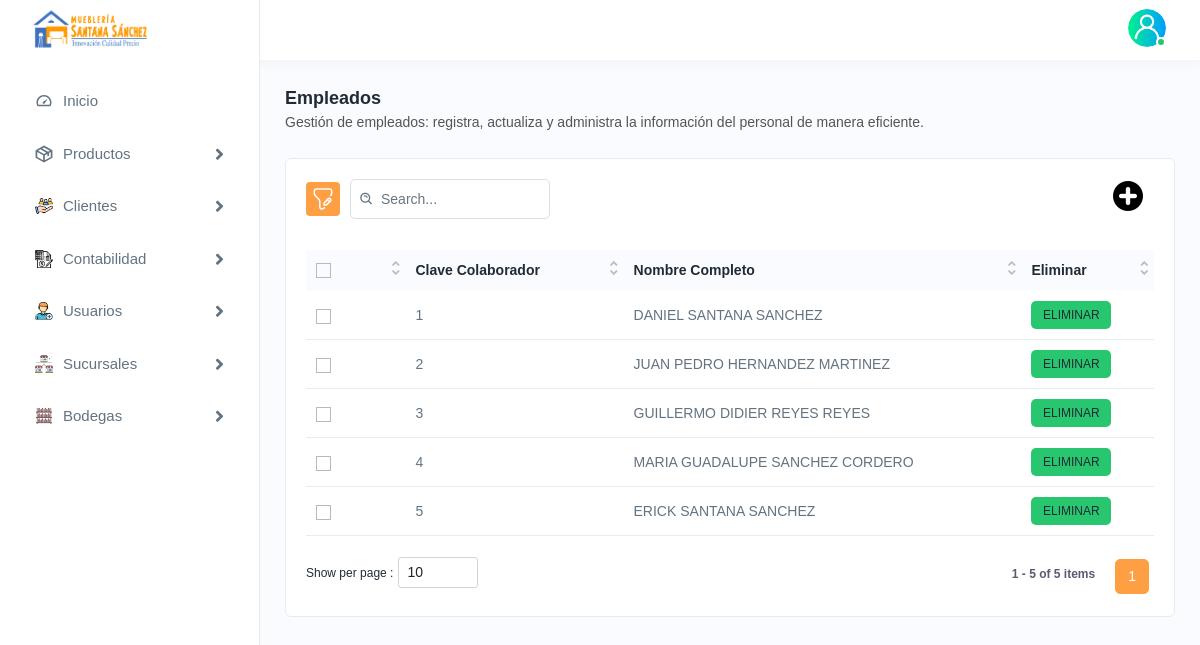
Screenshot of /colaboradores.php (signed in) with the database file from the repository.
### tables this page shows
CREATE TABLE `colaboradores`  (
  `ID_COLABORADOR` int NOT NULL AUTO_INCREMENT,
  `NOMBRE` varchar(150) NOT NULL,
  `AP_P` varchar(50) NOT NULL,
  `AP_M` varchar(50) NOT NULL,
  `ID_ROL` tinyint NOT NULL,
  `ID_USARIOS` int(10) UNSIGNED ZEROFILL NOT NULL,
  PRIMARY KEY (`ID_COLABORADOR`) USING BTREE,
  INDEX `ROL_REL3`(`ID_ROL` ASC) USING BTREE,
  INDEX `US_REL5`(`ID_USARIOS` ASC) USING BTREE,
  CONSTRAINT `ROL_REL3` FOREIGN KEY (`ID_ROL`) REFERENCES `roles` (`ID_ROL`) ON DELETE RESTRICT ON UPDATE CASCADE,
  CONSTRAINT `US_REL5` FOREIGN KEY (`ID_USARIOS`) REFERENCES `usuarios` (`ID_USARIOS`) ON DELETE RESTRICT ON UPDATE RESTRICT
);

### colaboradores.php (the view, shortened to what this page needs)
<!DOCTYPE html>
<html lang="en">
<head>
    <link rel="stylesheet" href="assets/css/bootstrap.min.css">
    <link rel="stylesheet" href="assets/css/animate.css">
    <link rel="stylesheet" href="assets/plugins/select2/css/select2.min.css">
    <link rel="stylesheet" href="assets/css/dataTables.bootstrap4.min.css">
    <link rel="stylesheet" href="assets/plugins/fontawesome/css/fontawesome.min.css">
    <link rel="stylesheet" href="assets/plugins/fontawesome/css/all.min.css">
    <link rel="stylesheet" href="assets/css/style.css">
    <link rel="stylesheet" href="assets/css/style_ventana.css">
    <link rel="stylesheet" href="assets/css/style2.css">
    <link rel="stylesheet" href="assets/css/style3.css">
    <link rel="stylesheet" href="assets/css/style4.css">
    <link rel="stylesheet" href="assets/css/style13.css">
</head>
<body>
    <div class="main-wrapper">
        <div class="header">
            <div class="header-left active">
                <a href="index.php" class="logo">
                    <img src="assets/img/logo_santana_dd1.png" alt="">
                </a>
            </div>
            <ul class="nav user-menu">
                <li class="nav-item dropdown has-arrow main-drop">
                    <a href="javascript:void(0);" class="dropdown-toggle nav-link userset" data-bs-toggle="dropdown">
                        <span class="user-img"><img src="assets/img/usuario.png" alt="">
                            <span class="status online"></span></span>
                    </a>
                </li>
            </ul>
        </div>
        <div class="sidebar" id="sidebar">
            <div class="sidebar-inner slimscroll">
                <div id="sidebar-menu" class="sidebar-menu">
                    <ul>
                        <li>
                            <a href="index.php"><img src="assets/img/icons/dashboard.svg" alt="img"><span>
                                    Inicio</span> </a>
                        </li>
                        <li class="submenu" id="productos4">
                            <a href="javascript:void(0);"><img src="assets/img/icons/product.svg" alt="img"><span>
                                    Productos</span> <span class="menu-arrow"></span></a>
                        </li>
                        <li class="submenu" id="clientes4">
                            <a href="javascript:void(0);"><img src="assets/img/icons/cliente.png" alt="img"><span>
                                    Clientes</span> <span class="menu-arrow"></span></a>
                        </li>
                        <li class="submenu" id="Contabilidad4">
                            <a href="javascript:void(0);"><img src="assets/img/icons/contabilidad.png" alt="img"><span>
                                    Contabilidad</span> <span class="menu-arrow"></span></a>
                        </li>
                        <li class="submenu" id="colaboradores4">
                            <a href="javascript:void(0);"><img src="assets/img/icons/agregar-usuario.png"
                                    alt="img"><span>
                                    Usuarios</span> <span class="menu-arrow"></span></a>
                        </li>
                        <li class="submenu" id="sucursales4">
                            <a href="javascript:void(0);"><img src="assets/img/icons/sucursales.png" alt="img"><span>
                                    Sucursales</span> <span class="menu-arrow"></span></a>
                        </li>
                        <li class="submenu" id="bodegas4">
                            <a href="javascript:void(0);"><img src="assets/img/icons/bodega (1).png" alt="img"><span>
                                    Bodegas</span> <span class="menu-arrow"></span></a>
                        </li>
                    </ul>
                </div>
            </div>
        </div>
        <div class="page-wrapper">
            <div class="content">
                <div class="page-header">
                    <div class="page-title">
                        <h4>Empleados</h4>
                        <h6>Gestión de empleados: registra, actualiza y administra la información del personal de manera eficiente.</h6>
                    </div>
                </div>
                <div class="card">
                    <div class="card-body">
                        <div class="table-top">
                            <div class="search-set">
                                <div class="search-path">
                                    <a class="btn btn-filter" id="filter_search">
                                        <img src="assets/img/icons/filter.svg" alt="img">
                                    </a>
                                </div>
                                <div class="search-input">
                                    <a class="btn btn-searchset"><img src="assets/img/icons/search-white.svg" alt="img"></a>
                                </div>
                            </div>
                            <div class="wordset">
                                <ul>
                                    <li>
                                        <a onclick="togglePopupRegistrarColaborador()" data-bs-toggle="tooltip" data-bs-placement="top"
                                            title="Nuevo Colaborador">
                                            <img src="assets/img/icons/boton-mas.png" alt="img">
                                        </a>
                                    </li>
                                </ul>
                            </div>
                        </div>
                        <div class="table-responsive">
                            <table class="table datanew">
                                <thead>
                                    <tr>
                                        <th>
                                            <label class="checkboxs">
                                                <span class="checkmarks"></span>
                                            </label>
                                        </th>
                                        <th>Clave Colaborador</th>
                                        <th>Nombre Completo</th>
                                        <th>Eliminar</th>
                                    </tr>
                                </thead>
                                <tbody>
                                    <?php
                                    require("conexion.php");
                                    $consulta1 = "CALL obtener_colaboradores();";
                                    $ejecutarconsulta1 = mysqli_query($conexion, $consulta1);
                                    while ($tabla1 = mysqli_fetch_array($ejecutarconsulta1)) {
                                    ?>
                                        <tr>
                                            <td>
                                                <label class="checkboxs">
                                                    <span class="checkmarks"></span>
                                                </label>
                                            </td>
                                            <td><?php echo $tabla1[0]; ?></td>
                                            <td><?php echo $tabla1[1] . " " . $tabla1[2] . " " . $tabla1[3]; ?> </td>
                                            <td>
                                                <span class="badges bg-lightgreen">
                                                    <a href="#" onclick="togglePopupEliminarColaborador('<?php echo $tabla1[0]; ?>')">ELIMINAR</a>
                                                </span>
                                            </td>
                                        </tr>
                                    <?php
                                    }
                                    ?>
                                </tbody>
                            </table>
                        </div>
                    </div>
                </div>
            </div>
        </div>
    </div>
</body>
</html>

### assets/css/style_ventana.css (style rules this page uses)
body { transition: background-color 0.3s ease; }

### rows the page displays
colaboradores: ID_COLABORADOR "1", NOMBRE "DANIEL", AP_P "SANTANA", AP_M "SANCHEZ"
colaboradores: ID_COLABORADOR "2", NOMBRE "JUAN PEDRO", AP_P "HERNANDEZ", AP_M "MARTINEZ"
colaboradores: ID_COLABORADOR "3", NOMBRE "GUILLERMO DIDIER", AP_P "REYES", AP_M "REYES"
colaboradores: ID_COLABORADOR "4", NOMBRE "MARIA GUADALUPE", AP_P "SANCHEZ", AP_M "CORDERO"
colaboradores: ID_COLABORADOR "5", NOMBRE "ERICK", AP_P "SANTANA", AP_M "SANCHEZ"
